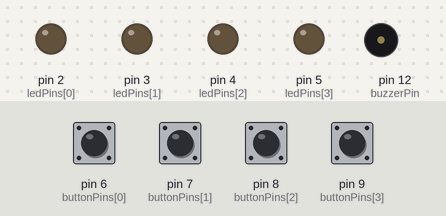
Simulated run of this sketch. Board: Arduino Uno, built with avr-gcc and run on an emulated ATmega328P. Parts: output pins drawn as LEDs (lit = HIGH), buzzer (waves = sounding). Dashed ring = blinking. The test bench sets the inputs (shaded band); at power-on: pin 6 (buttonPins[0]), pin 7 (buttonPins[1]), pin 8 (buttonPins[2]), pin 9 (buttonPins[3]) LOW. Random numbers use the default seed unless the sketch sets one.

Above: at 2.7 s.
2.8 s: pin 6 (buttonPins[0]) pulled HIGH for 0.15 s
At 3.3 s:
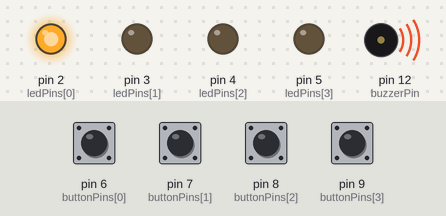
At 4.0 s:
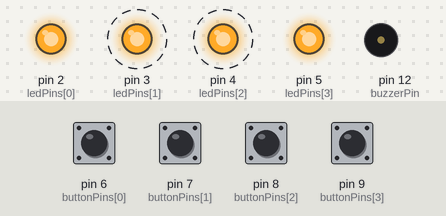
Timing chart, 0 to 11.9 s (numbered marks = the images above; inputs shaded):
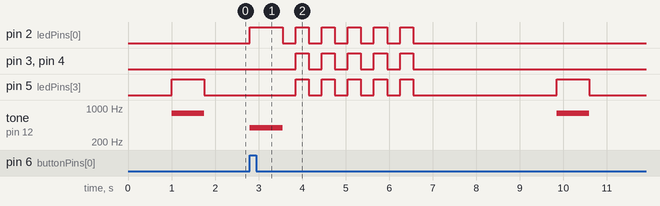

The sketch:

simon_says.ino
```cpp
const int maxSequenceSize = 6;


// Define the pins for buttons and LEDs
const int buttonPins[] = {6, 7, 8, 9};
const int ledPins[] = {2, 3, 4, 5};

// Define buzzer pin and frequencies
const int buzzerPin = 12;
const int buzzerFreqs[] = {392, 523, 659, 784};  // "low G", "C", "E", "G"

// Define variables to store button states
int lastButtonStates[] = {HIGH, HIGH, HIGH, HIGH};
int currentButtonStates[] = {HIGH, HIGH, HIGH, HIGH};

// Define array to store the sequence of button presses and buzzer tones
int buttonSequenceTry[maxSequenceSize];
int buttonSequenceTrue[maxSequenceSize];

// Define indices to track sequence progression
int sequenceIndexTrue = 0;
int currentIndex;

// Winner Melody
int winnerMelody[] = {2, 2, 2, 1, 2, 3, 0};
int melodyCadence[] = {200, 300, 300, 200, 400, 800};
int melodyLength = 7;


void setup() {
  // Set button pins as inputs
  for (int i = 0; i < 4; i++) {
    pinMode(buttonPins[i], INPUT);
  }

  // Set LED pins as outputs and turn them off
  for (int i = 0; i < 4; i++) {
    pinMode(ledPins[i], OUTPUT);
    digitalWrite(ledPins[i], LOW);

  // Set buzzer pin as output
  pinMode(buzzerPin, OUTPUT);
  }

  // Initialize serial communication
  Serial.begin(9600);
}


void loop() {
  // Add random LED index to true sequence
  int randButton = getRandButton();
  buttonSequenceTrue[sequenceIndexTrue] = randButton;
  sequenceIndexTrue ++;

  // Play true sequence
  playTrue(buttonSequenceTrue, sequenceIndexTrue);

  // Read current button states
  int buttonsIndex = 0;
  while (buttonsIndex != sequenceIndexTrue) {
    for (int i = 0; i < 4; i++) {
      currentButtonStates[i] = digitalRead(buttonPins[i]);
      if (currentButtonStates[i] == HIGH && lastButtonStates[i] == LOW) {
        // Add the current button to the try sequence, light LED, play sound
        buttonPressed(i);
        buttonSequenceTry[buttonsIndex] = i;
        buttonsIndex ++;
      }
      // Turn off the LED if the button is released
      if (currentButtonStates[i] == LOW && lastButtonStates[i] == HIGH) {
        digitalWrite(ledPins[i], LOW);
        noTone(buzzerPin);
      }
    }
      // Update last button states
    for (int i = 0; i < 4; i++) {
      lastButtonStates[i] = currentButtonStates[i];
    }
  }

  // Make sure all LEDs and buzzer are off
  for (int i = 0; i < 4; i++) {
    digitalWrite(ledPins[i], LOW);
    noTone(buzzerPin);
  }

  // If the player makes it to X LEDs in a row, end the game with a win
  if (sequenceIndexTrue == maxSequenceSize) {
    endGame(true);
  }

  // Check if sequences match
  if (!checkSequenceMatch()) {
    endGame(false);
  }
}


bool checkSequenceMatch() {
  // Compare each element in the sequences
  for (int i = 0; i < sequenceIndexTrue; i++) {
    if (buttonSequenceTry[i] != buttonSequenceTrue[i]) {
      // If any element doesn't match, the sequences don't match
      return false;
    }
  }
  // If all elements match, the sequences match
  return true;
}


void buttonPressed(int i) {
  // Light LED and play sound
  digitalWrite(ledPins[i], HIGH);
  tone(buzzerPin, buzzerFreqs[i]);
  delay(750);
}


int getRandButton() {
  // Fix the random seed based on time elapsed
  randomSeed(millis());

  // Generate number between 0 and 3 inclusive
  int randomNum = random(0, 4);
  return randomNum;
}


void playTrue(int sequence[], int size) {
  // Loop through sequence and light LED/play sound
  delay(1000);
  for (int i=0; i<size; i++) {
    digitalWrite(ledPins[sequence[i]], HIGH);
    tone(buzzerPin, buzzerFreqs[sequence[i]]);
    delay(750);
    digitalWrite(ledPins[sequence[i]], LOW);
    noTone(buzzerPin);
    delay(200); // Pause between LED lights
  }
}


void endGame(bool win) {
  noTone(buzzerPin);
  delay(300);
  // Play winner's melody if win
  if (win) {
    for (int i=0; i<20; i++) {
      digitalWrite(ledPins[i%4], HIGH);
      delay(100);
      digitalWrite(ledPins[i%4], LOW);
    }
    for (int i=0; i<melodyLength; i++) {
      tone(buzzerPin, buzzerFreqs[winnerMelody[i]]);
      delay(melodyCadence[i]);
      noTone(buzzerPin);
      delay(50);
    }
  }
  // Lights flash five times to signal game over
  else {
    for (int i=0; i<5; i++) {
      for (int i=0; i<4; i++) {
        digitalWrite(ledPins[i], HIGH);
      }
      delay(300);
      for (int i=0; i<4; i++) {
        digitalWrite(ledPins[i], LOW);
      }
      delay(300);
    }
  }

  // Reset sequences to empty
  sequenceIndexTrue = 0;

  // Reset both buttonSequenceTry and buttonSequenceTrue
  for (int i = 0; i < maxSequenceSize; i++) {
    buttonSequenceTry[i] = 0;
    buttonSequenceTrue[i] = 0;
  }

  // Restart the loop
  delay(2000);
  loop();
}
```

Measured:
- after the input at 2.8 s, pin 2 (ledPins[0]): LOW → HIGH at once, then repeats every 0.60 s: LOW 0.30 s, HIGH 0.30 s, until it stays LOW from 6.6 s; pin 3 (ledPins[1]): alternates HIGH for 0.30 s and LOW for 0.30 s, 10 changes in all, then stays LOW, starting after 1.1 s
